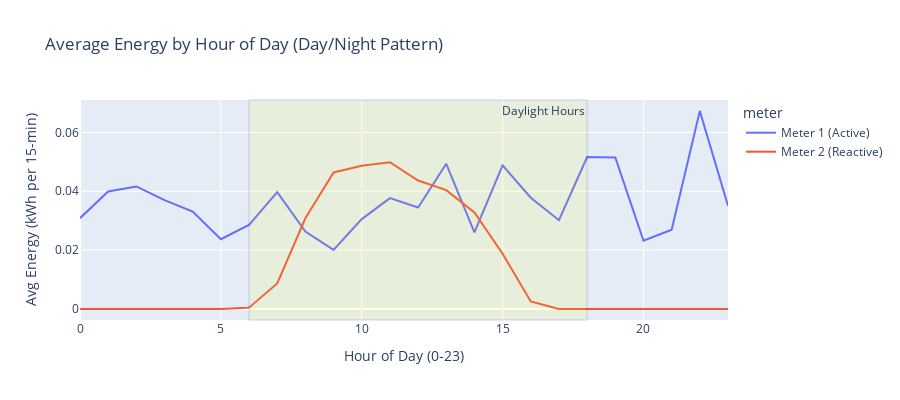

The code cell stored with this chart in its notebook:
### Code cell
# Hourly patterns (Day/Night analysis)
# Average of the 15-minute interval readings for each hour
hourly_avg = df_combined.groupby(['meter', 'hour'])['reading'].mean().reset_index()

fig = px.line(
    hourly_avg,
    x='hour',
    y='reading',
    color='meter',
    title='Average Energy by Hour of Day (Day/Night Pattern)',
    labels={'reading': 'Avg Energy (kWh per 15-min)', 'hour': 'Hour of Day (0-23)'}
)
fig.add_vrect(x0=6, x1=18, fillcolor='yellow', opacity=0.1, annotation_text='Daylight Hours')
fig.update_layout(height=400)
fig.show()

### Figure 1 — Plotly figure (JSON) as saved in the notebook; plotly's stock layout.template omitted (floating-point values rounded to 4 significant figures)
{"data": [{"hovertemplate": "meter=Meter 1 (Active)<br>Hour of Day (0-23)=%{x}<br>Avg Energy (kWh per 15-min)=%{y}<extra></extra>", "legendgroup": "Meter 1 (Active)", "line": {"color": "#636efa", "dash": "solid"}, "marker": {"symbol": "circle"}, "mode": "lines", "name": "Meter 1 (Active)", "orientation": "v", "showlegend": true, "type": "scatter", "x": [0, 1, 2, 3, 4, 5, 6, 7, 8, 9, 10, 11, 12, 13, 14, 15, 16, 17, 18, 19, 20, 21, 22, 23], "xaxis": "x", "y": [0.03086, 0.03993, 0.04164, 0.03698, 0.0331, 0.02373, 0.02856, 0.0397, 0.02633, 0.02006, 0.03055, 0.03767, 0.03451, 0.04935, 0.02606, 0.04884, 0.0378, 0.03015, 0.05165, 0.05152, 0.02319, 0.02692, 0.06728, 0.03511], "yaxis": "y"}, {"hovertemplate": "meter=Meter 2 (Reactive)<br>Hour of Day (0-23)=%{x}<br>Avg Energy (kWh per 15-min)=%{y}<extra></extra>", "legendgroup": "Meter 2 (Reactive)", "line": {"color": "#EF553B", "dash": "solid"}, "marker": {"symbol": "circle"}, "mode": "lines", "name": "Meter 2 (Reactive)", "orientation": "v", "showlegend": true, "type": "scatter", "x": [0, 1, 2, 3, 4, 5, 6, 7, 8, 9, 10, 11, 12, 13, 14, 15, 16, 17, 18, 19, 20, 21, 22, 23], "xaxis": "x", "y": [0.0, 0.0, 0.0, 0.0, 0.0, 0.0, 0.0004621, 0.008703, 0.03082, 0.0464, 0.04869, 0.0499, 0.04365, 0.04038, 0.03282, 0.01879, 0.002585, 0.0, 0.0, 0.0, 0.0, 0.0, 0.0, 0.0], "yaxis": "y"}], "layout": {"annotations": [{"showarrow": false, "text": "Daylight Hours", "x": 18, "xanchor": "right", "xref": "x", "y": 1, "yanchor": "top", "yref": "y domain"}], "height": 400, "legend": {"title": {"text": "meter"}, "tracegroupgap": 0}, "shapes": [{"fillcolor": "yellow", "opacity": 0.1, "type": "rect", "x0": 6, "x1": 18, "xref": "x", "y0": 0, "y1": 1, "yref": "y domain"}], "title": {"text": "Average Energy by Hour of Day (Day/Night Pattern)"}, "xaxis": {"anchor": "y", "domain": [0, 1], "title": {"text": "Hour of Day (0-23)"}}, "yaxis": {"anchor": "x", "domain": [0, 1], "title": {"text": "Avg Energy (kWh per 15-min)"}}}}
